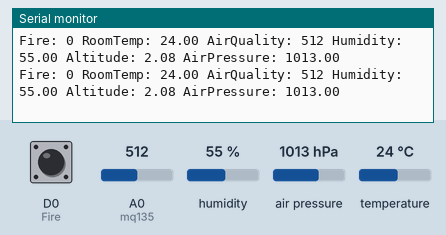
Bench run of a sketch on a simulated ESP8266 (NodeMCU). Shown: the last lines printed to the serial monitor. The test bench sets the inputs (shaded band); at power-on: humidity 55 %, A0 (mq135) = 512, air pressure 1013 hPa, temperature 24 °C, D0 (Fire) HIGH.

Above: at 1.2 s.
1.3 s: humidity set to 22 %
At 2.6 s:
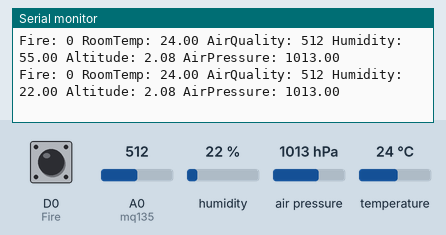
2.8 s: A0 (mq135) set to 716
At 4.0 s:
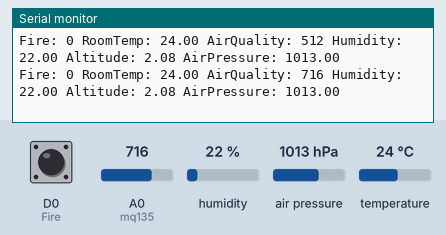
4.3 s: air pressure set to 952 hPa
At 4.3 s:
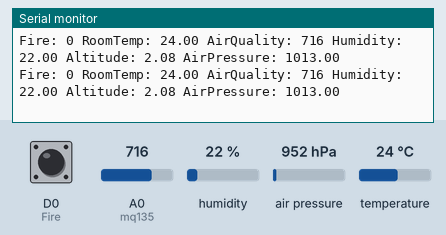
10.4 s: temperature set to 12 °C
At 11.8 s:
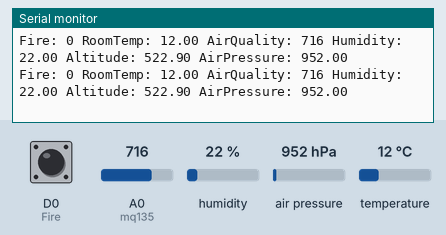
11.9 s: A0 (mq135) set to 992
At 13.3 s:
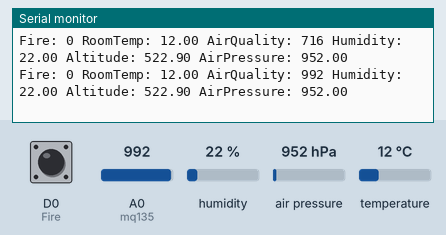
Timing chart, 0 to 14.4 s (numbered marks = the images above; inputs shaded):
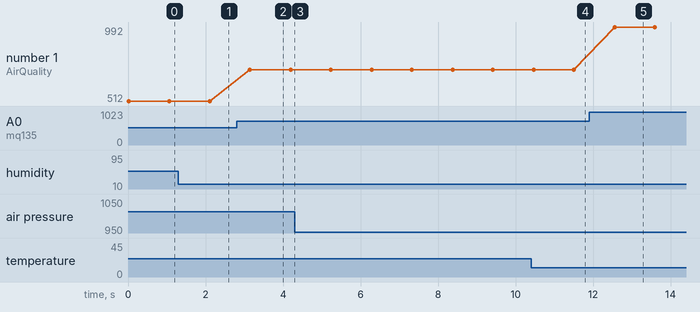

Measured:
- after the input at 1.3 s, the serial monitor: prints a new line after 0.81 s (image 1)
- after the input at 2.8 s, the serial monitor: prints a new line after 0.35 s (image 2)
- after the input at 10.4 s, the serial monitor: prints a new line after 0.07 s (image 4)
- after the input at 11.9 s, the serial monitor: prints a new line after 0.66 s (image 5)
- plotted number 1: 512 → 716 after the input at 2.8 s, 716 → 992 after the input at 11.9 s

The sketch:

Node.ino.ino
```cpp
#include <Adafruit_Sensor.h>
#include <Adafruit_BMP280.h>
#include <DHT.h>
#include <Wire.h>

Adafruit_BMP280 bmp;

int mq135 = A0;
int data = 0;

int Fire = D0;

DHT dht2(D3, DHT11);

int Firedata = digitalRead(Fire);

void setup() {
  Serial.begin(9600);
  if (!bmp.begin(0x76)) {
    Serial.println("BMP280 Error!");
    while (1);
  }

  pinMode(Fire, INPUT);
}

void loop() {
  float temperature = bmp.readTemperature();
  data = analogRead(mq135);
  float hum = dht2.readHumidity();
  float sea_level = 1013.25;
  float pressure = bmp.readPressure() / 100.0F;
  float altitude2 = 44330.0 * (1.0 - pow((pressure/sea_level), 0.1903));

  //Fire,RoomTemp,AirQ,Humidity,Altitude,AirPressure
  Serial.print("Fire: ");
  Serial.print(Firedata);
  Serial.print(" ");
  Serial.print("RoomTemp: ");
  Serial.print(temperature);
  Serial.print(" ");
  Serial.print("AirQuality: ");
  Serial.print(data);
  Serial.print(" ");
  Serial.print("Humidity: ");
  Serial.print(hum);
  Serial.print(" ");
  Serial.print("Altitude: ");
  Serial.print(altitude2);
  Serial.print(" ");
  Serial.print("AirPressure: ");
  Serial.println(pressure);
  delay(1000);
}
```
